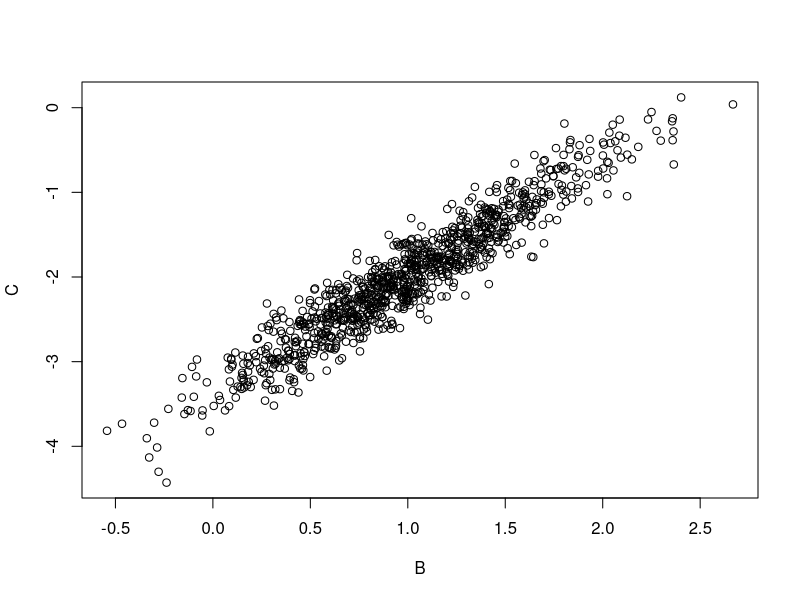
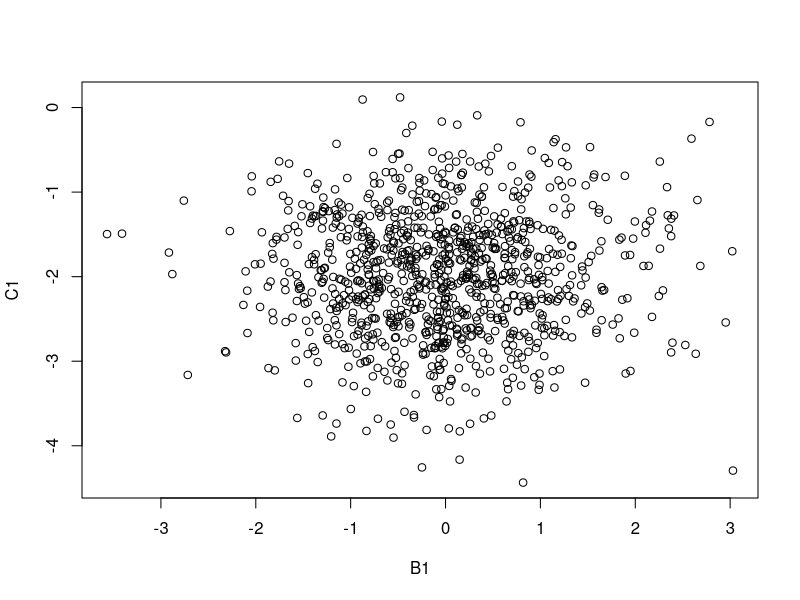

Generate these figures, in order, with R:
####                A
####               / \
####              V   V
####             B     C

n <- 1000
A <- rnorm(n)
B <- 1 + 0.5*A + rnorm(n, sd = 0.1)
C <- -2 + 0.7*A + rnorm(n, sd = 0.2)


plot(B,C)
cor(B,C)

####   intervene do(B = rnorm(n))
A1 <- rnorm(n)
B1 <- rnorm(n)
C1 <- -2 + 0.7*A1 + rnorm(n, sd = 0.2)

plot(B1,C1)
cor(B1, C1)
